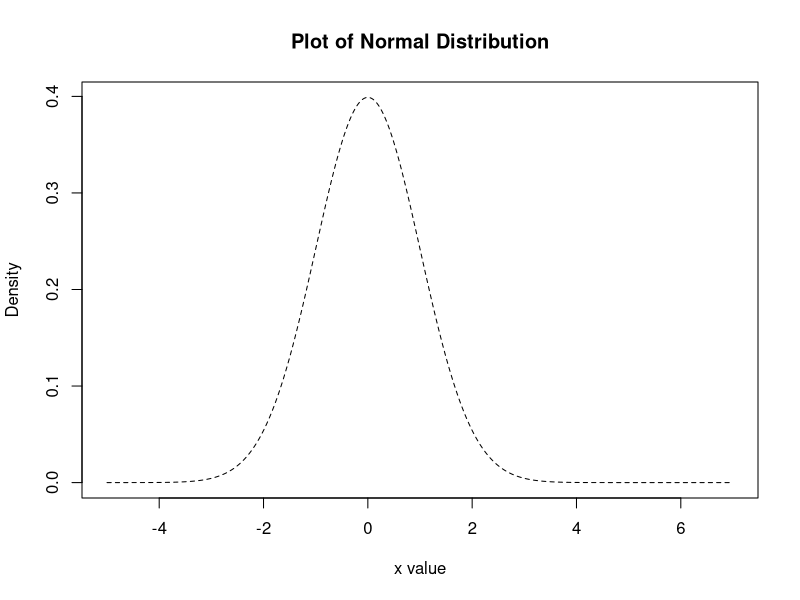
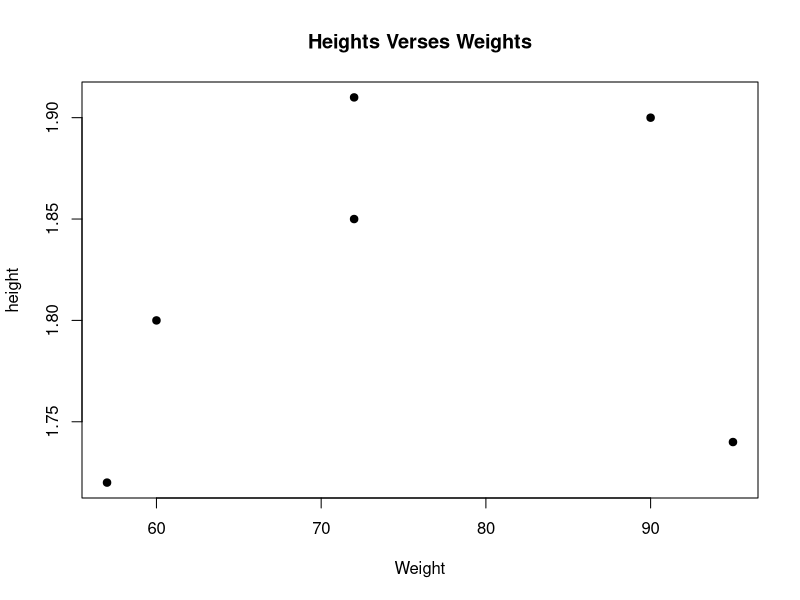
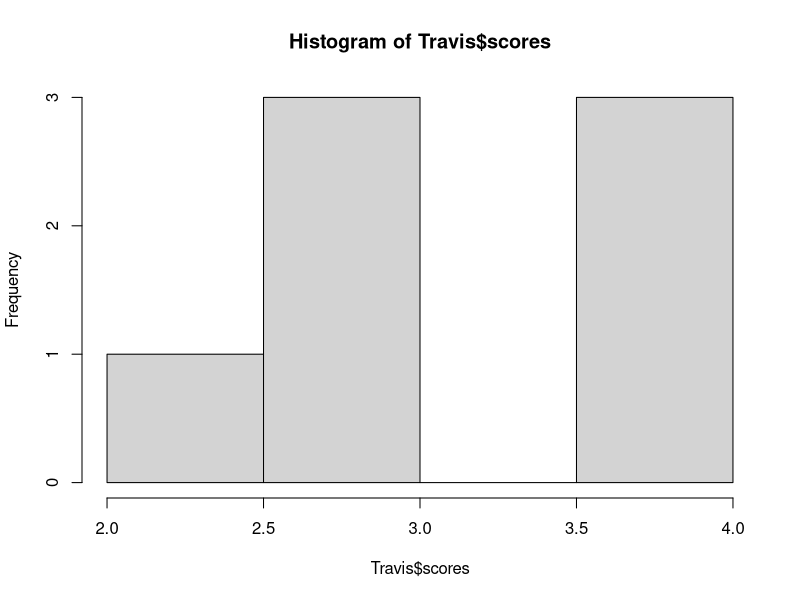

Reproduce these figures in R, in order.
## ---- chunk 1
rm( list = ls()); cat("\014")  # Clear environment
## ---- chunk 2
log(10)
## ---- chunk 3
log(100, 10)
## ---- chunk 4
log(-5)
## ---- chunk 5
sqrt(169)
## ---- chunk 6
nums = rnorm(15)
sd(nums)
mean(nums)
## ---- chunk 7
nums = rnorm(15, 10, 2)
sd(nums)
mean(nums)
## ---- chunk 8
x <- seq(-5,7, 0.01)

# Sample Code
hx <- dnorm(x, mean=0, sd=1)
plot(x, hx, type="l", lty=2, xlab="x value", ylab="Density", main="Plot of Normal Distribution")

## ---- chunk 9
weights = c(60, 72, 57, 90, 95,  72)
## ---- chunk 10
heights = c(1.80, 1.85, 1.72, 1.90, 1.74,  1.91)
## ---- chunk 11
print(weights)
print(heights)
## ---- chunk 12
plot(weights, heights, main= "Heights Verses Weights", 
     xlab='Weight', ylab='height', pch=19)
## ---- chunk 13
BMI = weights / heights
print(BMI)
## ---- chunk 14
print(mean(weights))
print(mean(weights) * (1000/450))
## ---- chunk 15
weights - mean(weights)
(weights - mean(weights))**2
sum((weights - mean(weights))**2)
sqrt(sum((weights - mean(weights))**2))
## ---- chunk 16
scores = c(4, 3, 2, 4, 4, 3, 3)
catagories = c('computer programming', 'math', 'statistics', 'machine learning', 'domain expertise', 'communication and presentation skills', 'data visualization')
Travis = data.frame(catagories, scores)
print(Travis)
hist(Travis$scores)
